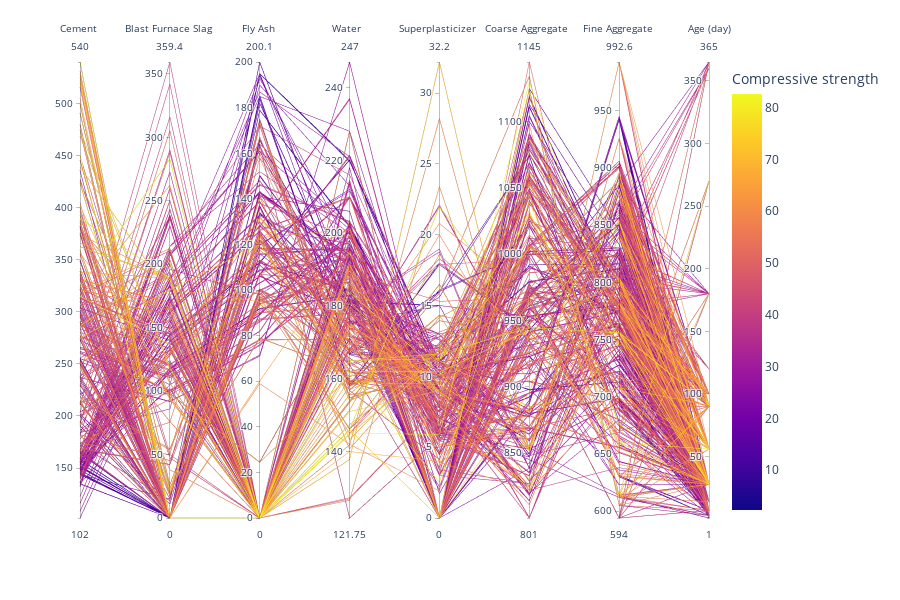

Source (notebook cell):
### Code cell
fig = px.parallel_coordinates(df, color=df.columns[-1],
                              dimensions=df.columns[:-1]
                              )
fig.show()

### Figure 1 — Plotly figure (JSON) as saved in the notebook; plotly's stock layout.template omitted (floating-point values rounded to 4 significant figures; data arrays with more than 128 entries replaced by an {"elided": "..."} marker saying what was removed)
{"data": [{"dimensions": [{"label": "Cement ", "values": {"elided": "1029 float values"}}, {"label": "Blast Furnace Slag ", "values": {"elided": "1029 float values"}}, {"label": "Fly Ash ", "values": {"elided": "1029 float values"}}, {"label": "Water  ", "values": {"elided": "1029 float values"}}, {"label": "Superplasticizer ", "values": {"elided": "1029 float values"}}, {"label": "Coarse Aggregate  ", "values": {"elided": "1029 float values"}}, {"label": "Fine Aggregate ", "values": {"elided": "1029 float values"}}, {"label": "Age (day)", "values": {"elided": "1029 int values"}}], "domain": {"x": [0, 1], "y": [0, 1]}, "line": {"color": {"elided": "1029 float values"}, "coloraxis": "coloraxis"}, "name": "", "type": "parcoords"}], "layout": {"coloraxis": {"colorbar": {"title": {"text": "Compressive strength"}}, "colorscale": [[0, "#0d0887"], [0.1111, "#46039f"], [0.2222, "#7201a8"], [0.3333, "#9c179e"], [0.4444, "#bd3786"], [0.5556, "#d8576b"], [0.6667, "#ed7953"], [0.7778, "#fb9f3a"], [0.8889, "#fdca26"], [1, "#f0f921"]]}, "height": 600, "legend": {"tracegroupgap": 0}, "margin": {"t": 60}}}
